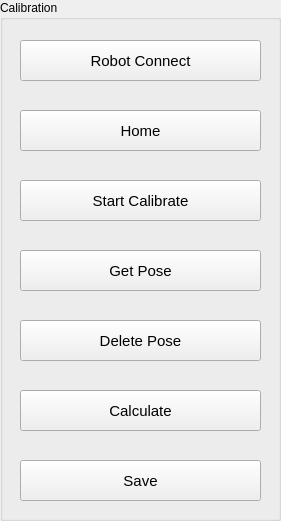
  <widget class="QGroupBox" name="groupBox_3">
   <property name="geometry">
    <rect>
     <x>1350</x>
     <y>10</y>
     <width>281</width>
     <height>521</height>
    </rect>
   </property>
   <property name="title">
    <string>Calibration</string>
   </property>
   <widget class="QPushButton" name="btnStartCalib">
    <property name="geometry">
     <rect>
      <x>20</x>
      <y>180</y>
      <width>241</width>
      <height>41</height>
     </rect>
    </property>
    <property name="sizePolicy">
     <sizepolicy hsizetype="Minimum" vsizetype="Ignored">
      <horstretch>0</horstretch>
      <verstretch>0</verstretch>
     </sizepolicy>
    </property>
    <property name="font">
     <font>
      <pointsize>11</pointsize>
     </font>
    </property>
    <property name="text">
     <string>Start Calibrate</string>
    </property>
   </widget>
   <widget class="QPushButton" name="btnGetPose">
    <property name="geometry">
     <rect>
      <x>20</x>
      <y>250</y>
      <width>241</width>
      <height>41</height>
     </rect>
    </property>
    <property name="sizePolicy">
     <sizepolicy hsizetype="Minimum" vsizetype="Ignored">
      <horstretch>0</horstretch>
      <verstretch>0</verstretch>
     </sizepolicy>
    </property>
    <property name="font">
     <font>
      <pointsize>11</pointsize>
     </font>
    </property>
    <property name="text">
     <string>Get Pose</string>
    </property>
   </widget>
   <widget class="QPushButton" name="btnCalculate">
    <property name="geometry">
     <rect>
      <x>20</x>
      <y>390</y>
      <width>241</width>
      <height>41</height>
     </rect>
    </property>
    <property name="sizePolicy">
     <sizepolicy hsizetype="Minimum" vsizetype="Ignored">
      <horstretch>0</horstretch>
      <verstretch>0</verstretch>
     </sizepolicy>
    </property>
    <property name="font">
     <font>
      <pointsize>11</pointsize>
     </font>
    </property>
    <property name="text">
     <string>Calculate</string>
    </property>
   </widget>
   <widget class="QPushButton" name="btnSaveParam">
    <property name="geometry">
     <rect>
      <x>20</x>
      <y>460</y>
      <width>241</width>
      <height>41</height>
     </rect>
    </property>
    <property name="sizePolicy">
     <sizepolicy hsizetype="Minimum" vsizetype="Ignored">
      <horstretch>0</horstretch>
      <verstretch>0</verstretch>
     </sizepolicy>
    </property>
    <property name="font">
     <font>
      <pointsize>11</pointsize>
     </font>
    </property>
    <property name="text">
     <string>Save</string>
    </property>
   </widget>
   <widget class="QPushButton" name="btnRobotConnect">
    <property name="geometry">
     <rect>
      <x>20</x>
      <y>40</y>
      <width>241</width>
      <height>41</height>
     </rect>
    </property>
    <property name="sizePolicy">
     <sizepolicy hsizetype="Minimum" vsizetype="Ignored">
      <horstretch>0</horstretch>
      <verstretch>0</verstretch>
     </sizepolicy>
    </property>
    <property name="font">
     <font>
      <pointsize>11</pointsize>
     </font>
    </property>
    <property name="text">
     <string>Robot Connect</string>
    </property>
   </widget>
   <widget class="QPushButton" name="btnDeletePose">
    <property name="geometry">
     <rect>
      <x>20</x>
      <y>320</y>
      <width>241</width>
      <height>41</height>
     </rect>
    </property>
    <property name="sizePolicy">
     <sizepolicy hsizetype="Minimum" vsizetype="Ignored">
      <horstretch>0</horstretch>
      <verstretch>0</verstretch>
     </sizepolicy>
    </property>
    <property name="font">
     <font>
      <pointsize>11</pointsize>
     </font>
    </property>
    <property name="text">
     <string>Delete Pose</string>
    </property>
   </widget>
   <widget class="QPushButton" name="btnGoHome">
    <property name="geometry">
     <rect>
      <x>20</x>
      <y>110</y>
      <width>241</width>
      <height>41</height>
     </rect>
    </property>
    <property name="sizePolicy">
     <sizepolicy hsizetype="Minimum" vsizetype="Ignored">
      <horstretch>0</horstretch>
      <verstretch>0</verstretch>
     </sizepolicy>
    </property>
    <property name="font">
     <font>
      <pointsize>11</pointsize>
     </font>
    </property>
    <property name="text">
     <string>Home</string>
    </property>
   </widget>
  </widget>
